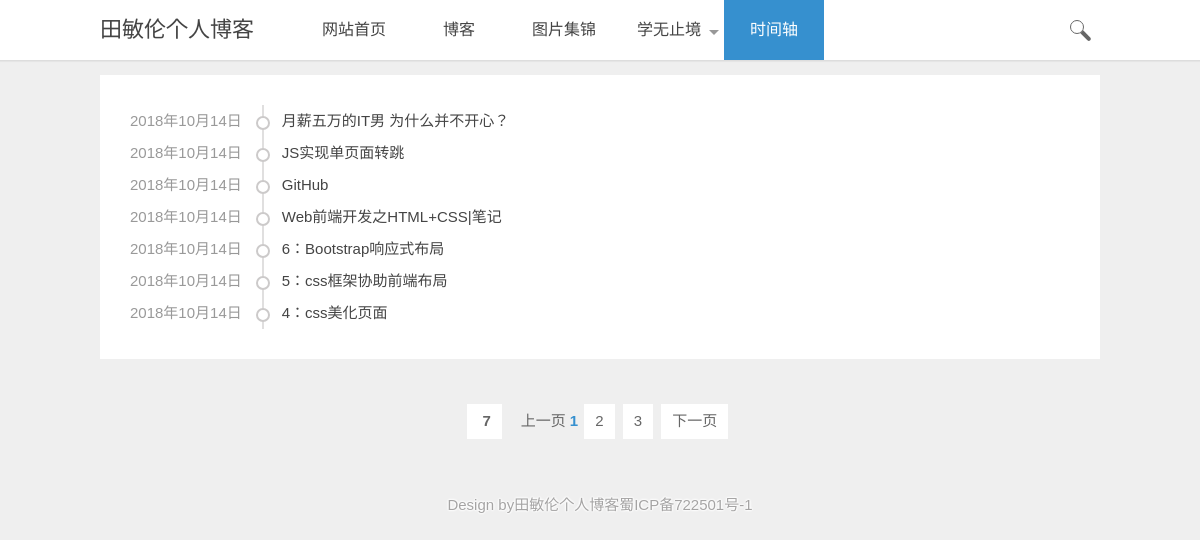
Before: /blog/time/ with the older database file.
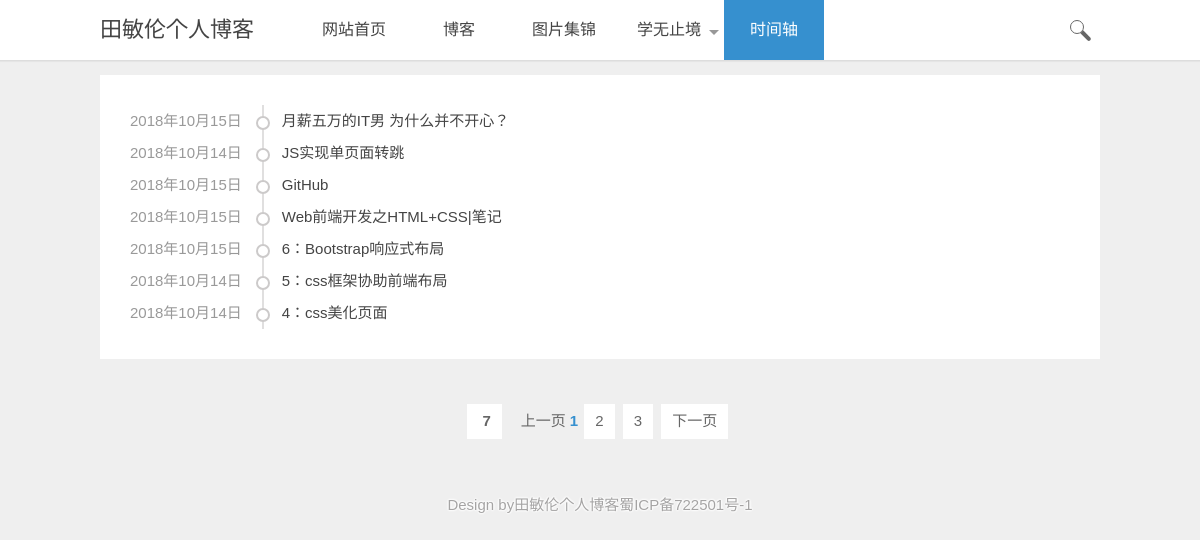
After: the same page with the newer database file.
### myblog/models.py (models this page shows, shortened)
class Blog(models.Model):
    title = models.CharField(max_length=20,verbose_name='标题')
    content = RichTextUploadingField(verbose_name='内容')
    blog_type = models.ForeignKey(BlogType, on_delete=models.DO_NOTHING,verbose_name='类型')
    reader_num = models.IntegerField(default=0)
    author = models.ForeignKey(User, on_delete=models.DO_NOTHING, verbose_name='作者')
    created_time = models.DateTimeField(auto_now_add=True,verbose_name='修改时间')
    last_time = models.DateTimeField(auto_now=True,verbose_name='创建时间')
    class Meta:
        ordering = ['-created_time']

### myblog/views.py (the view)
# urls.py: path('time/', views.time, name="time"),
def time(request):
    blog_of_list = Blog.objects.all()
    context = get_public_common_date(request, blog_of_list)
    return render_to_response('blog/time.html', context)

### myblog/templates/blog/time.html (shortened to what this page needs)
{% extends 'base.html' %}
{% load staticfiles %}
{% block head_extends %}
    <link href="../../../static/css/base.css" rel="stylesheet">
    <link href="../../../static/css/time.css" rel="stylesheet">
    <link href="../../../static/css/m.css" rel="stylesheet">
{% endblock %}
{% block context %}
    <article style="margin-top: 5em;">
  <div class="timebox">
    <ul>
        {% for blog in blogs %}
            <li><span>{{ blog.last_time|date:"Y年m月d日" }}</span><i><a href="{% url 'info' blog.pk %}">{{ blog.title }}</a></i></li>
        {% empty %}
            <p>--暂无博客--</p>
        {% endfor %}
    </ul>
  </div>
        <div class="pagelist">
        <a title="Total record">&nbsp;<b>{{ blogs.count }}</b> </a>&nbsp;&nbsp;&nbsp;
        {% if page_of_blogs.has_previous %}
            <a href="?page={{ page_of_blogs.previous_page_number }}">上一页</a>&nbsp;
        {% else %}
            <span>上一页</span>
        {% endif %}
        {% for page in page_range %}
            {% if page == page_of_blogs.number %}
                <span><b style="color: #3690cf;">{{ page }}</b></span>
            {% else %}
                {% if page == '...' %}
                    <span>{{ page }}</span>
                 {% else %}
                    <a href="?page={{ page }}">{{ page }}</a>
                 {% endif %}
            {% endif %}
        {% endfor %}
        {% if page_of_blogs.has_next %}
            <a href="?page={{ page_of_blogs.next_page_number }}">下一页</a>&nbsp;
        {% else %}
            <span>下一页</span>
        {% endif %}
</article>
<footer>
  <p>Design by田敏伦个人博客蜀ICP备722501号-1</p>
</footer>
{% endblock %}

Changed rows visible on the page:
changed Blog "月薪五万的IT男 为什么并不开心？": last_time "2018年10月14日" → "2018年10月15日"
changed Blog "GitHub": last_time "2018年10月14日" → "2018年10月15日"
changed Blog "Web前端开发之HTML+CSS|笔记": last_time "2018年10月14日" → "2018年10月15日"
changed Blog "6：Bootstrap响应式布局": last_time "2018年10月14日" → "2018年10月15日"
